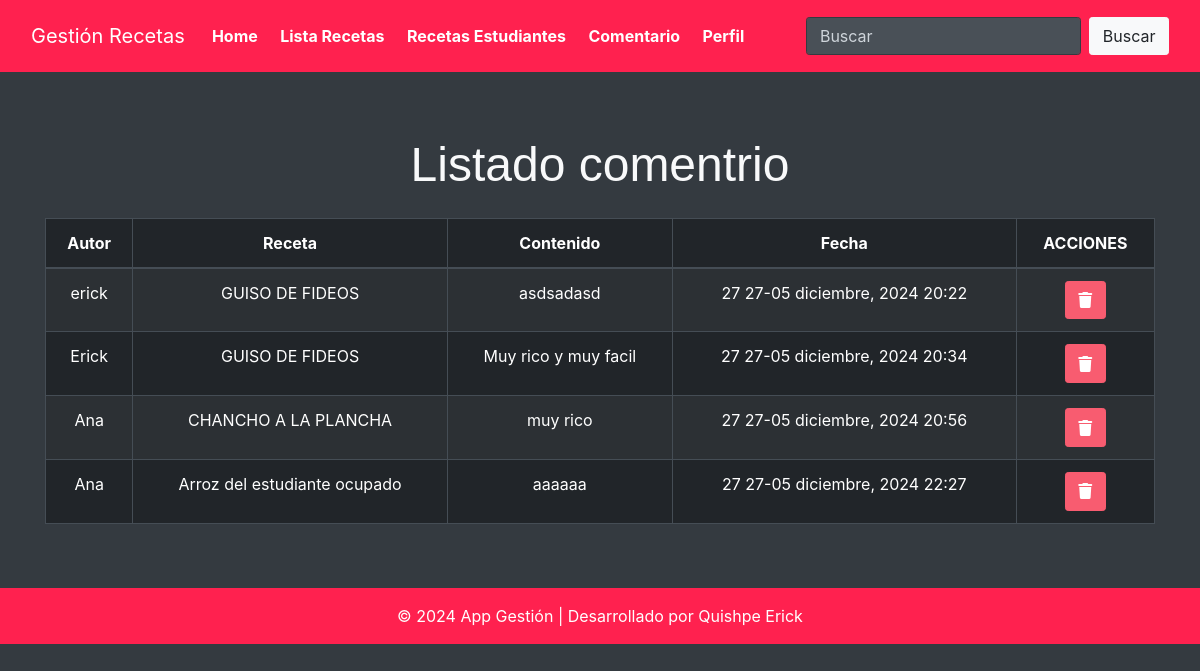
The page /listar_comentario/ on the database as committed earlier.
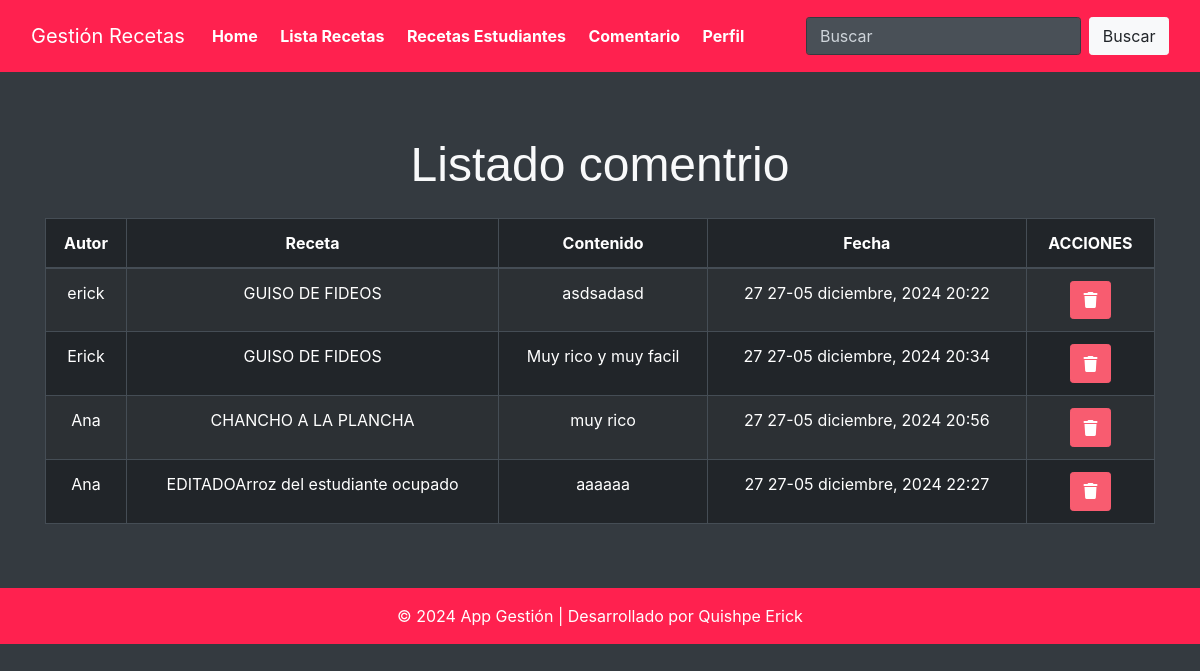
The same page on the database as committed later.
### Aplicaciones/Recetas/models.py (models this page shows)
class Comentario(models.Model):
    autor = models.CharField(max_length=100)
    receta = models.ForeignKey(Receta, on_delete=models.CASCADE, related_name='comentarios')
    contenido = models.TextField()
    fecha = models.DateTimeField(auto_now_add=True)

class Receta(models.Model):
    NIVEL_DIFICULTAD_CHOICES = [
        ('Fácil', 'Fácil'),
        ('Intermedio', 'Intermedio'),
        ('Difícil', 'Difícil'),
    ]
    nombre = models.CharField(max_length=255, verbose_name="Nombre de la receta")
    descripcion = models.TextField(verbose_name="Descripción", blank=True, null=True)
    ingredientes = models.TextField(verbose_name="Ingredientes")
    instrucciones = models.TextField(verbose_name="Instrucciones")
    tiempo_preparacion = models.PositiveIntegerField(verbose_name="Tiempo de preparación (minutos)")
    nivel_dificultad = models.CharField(
        max_length=50,
        choices=NIVEL_DIFICULTAD_CHOICES,
        verbose_name="Nivel de dificultad"
    )
    imagen = models.ImageField(upload_to='recetas/', blank=True, null=True, verbose_name="Imagen de la receta")
    es_favorita = models.BooleanField(default=False, verbose_name="Es favorita")
    fecha_creacion = models.DateTimeField(auto_now_add=True, verbose_name="Fecha de creación")

### Aplicaciones/Recetas/views.py (the view)
# urls.py: path('listar_comentario/', views.listar_comentario, name='listar_comentario'),
def listar_comentario(request):
    comentariosBdd = Comentario.objects.all()
    return render(request, 'listar_comentario.html', {'comentarios': comentariosBdd})

### Aplicaciones/Recetas/templates/listar_comentario.html (shortened to what this page needs)
{% extends "./plantilla.html" %}
{% block contenido %}
{% load static %}
<div class="container mt-5">
    <div class="row">
        <div class="col-12 text-center">
           <br> <h1 class="mb-4">Listado comentrio</h1>
           <div class="row">
            <div class="col-12">
                <table class="table table-bordered table-dark table-striped table-hover text-center"  id="tbl-comentario">
                    <thead>
        <tr>
          <th>Autor</th>
          <th>Receta</th>
          <th>Contenido</th>
          <th>Fecha</th>
          <th>ACCIONES</th>
        </tr>
      </thead>
      <tbody>
        {% for comentario in comentarios %}
        <tr>
          <td>{{ comentario.autor }}</td>
          <td>{{ comentario.receta.nombre }}</td>
          <td>{{ comentario.contenido }}</td>
          <td>{{ comentario.fecha|date:"d de F, Y H:i" }}</td>
          <td align="center">
            <a href="javascript: void(0)" onclick="eliminarcomentario('/eliminar_comentario/{{ comentario.id }}');" class="btn btn-danger"><i class="fas fa-trash"></i></a>
        </td>
        </tr>
        {% endfor %}
      </tbody>
    </table>
  </div>
</body>
</html>
{% endblock %}

Rows that differ between the two databases and show on the page:
changed through a linked row, Comentario "aaaaaa": receta.nombre "Arroz del estudiante ocupado" → "EDITADOArroz del estudiante ocupado"
